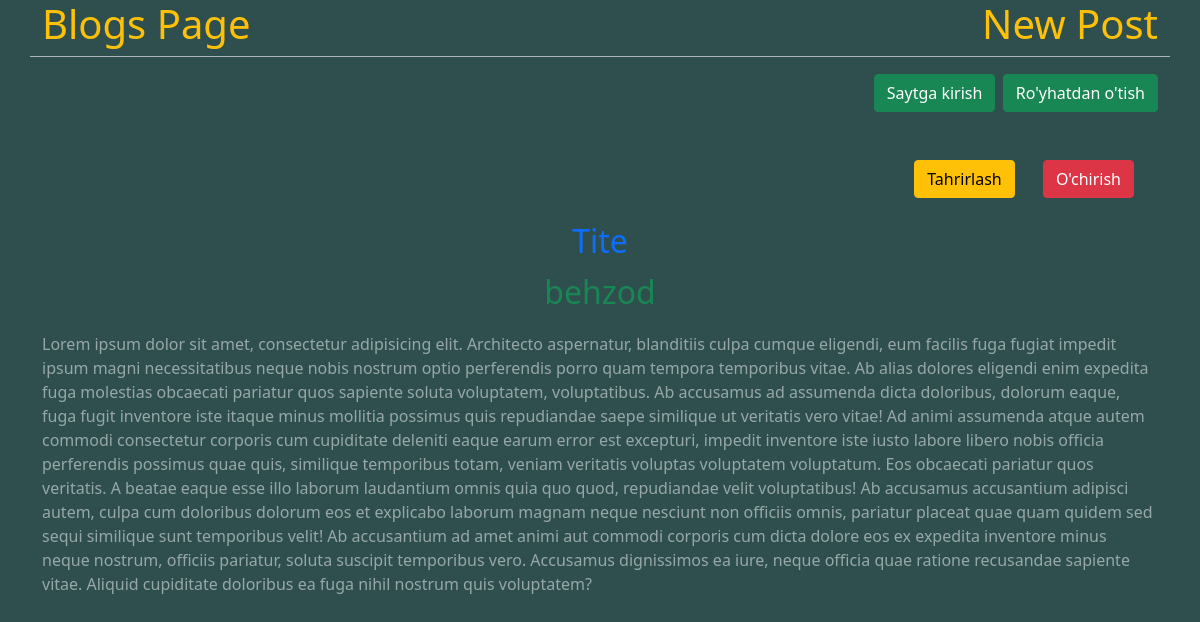
Screenshot of /post/15/ with the database file from the repository.
### blog/models.py (models this page shows, shortened)
class Post(models.Model):
    title = models.CharField(max_length=200)
    author = models.ForeignKey(
        'auth.User',
        on_delete=models.CASCADE
    )
    body = models.TextField()

### blog/views.py (the view)
# urls.py: path('post/<int:pk>/', BlogDetailView.as_view(), name='post_detail'),
class BlogDetailView(DetailView):
    model = Post
    template_name = 'post_detail.html'

### templates/post_detail.html
{% extends 'base.html' %}
{% block content %}
    <div class="container">
        <div class="edit_post text-end">
            <a href="{% url 'post_edit' post.pk %}" class="btn btn-warning "> Tahrirlash</a>
            <a href="{% url 'post_delete' post.pk %}" class="btn btn-danger m-4"> O'chirish</a>
        </div>
        <div class="row">
            <h2 class="text-center"><a href="" class="text-primary">{{ post.title }}</a></h2>
            <p class="text-center fs-2 p-0 author mb-3"><span class=" text-success">{{ post.author }}</span></p>
            <p class="text-white-50">{{ post.body }}</p>
        </div>
    </div>
{% endblock content %}

### templates/base.html (shortened to what this page needs)
{% load static %}
<!DOCTYPE html>
<html lang="en">
<head>
    <link rel="stylesheet" type="text/css" href="{% static 'home/css/bootstrap.css' %}">
    <link rel="stylesheet" href="{% static 'style/base.css' %}">
</head>
<body>
<div class="header">
    <div class="container">
        <div class="row ">
            <div class="navbar_content d-flex justify-content-between align-items-center">
                <h1>
                    <a href="{% url 'home' %}" class="text-decoration-none text-warning ">Blogs Page</a>
                </h1>
                <h1>
                    <a href="{% url 'post_new' %}" class="text-decoration-none text-warning">New Post</a>
                </h1>
            </div>
            <hr>
            <div class="d-flex justify-content-end align-items-center mb-3">
                {% if user.is_authenticated %}
                    <h3 class="mt-2 mx-3">Xush kelibsiz <span class="badge bg-success">{{ user.username }}</span></h3>
                    <h3 class="mt-2">
                        <a class="btn btn-danger" href="{% url 'logout' %} ">Chiqib ketish</a>
                    </h3>
                {% else %}
                    <h3>
                        <a class="btn btn-success" href="{% url 'login' %} ">Saytga kirish</a>
                        <a class="btn btn-success" href="{% url 'signup' %} ">Ro'yhatdan o'tish</a>
                    </h3>
                {% endif %}
            </div>
        </div>
    </div>
</div>
<div class="blog-page">
    {% block content %}
    {% endblock content %}
</div>
</body>
</html>

### static/style/base.css (style rules this page uses)
* { box-sizing: border-box; }
* a { text-decoration: none !important; }
* body { background-color: darkslategray !important; }
* body .header h1 a { transition: linear 0.4s; font-size: 2.5rem; }
* body .header hr { color: white; padding: 1px 0 0 0; opacity: 0.6; }

### rows the page displays
Post: title "Tite", author "behzod", body "Lorem ipsum dolor sit amet, consectetur adipisicing elit. Architecto aspernatur, blanditiis culpa cumque eligendi, eum facilis fuga fugiat impedit ipsum magni necessitatibus neque nobis nostrum optio perferendis porro quam tempora temporibus vitae. Ab alias dolores eligendi enim expedita fuga molestias obcaecati pariatur quos sapiente soluta voluptatem, voluptatibus. Ab accusamus ad assumenda dicta doloribus, dolorum eaque, fuga fugit inventore iste itaque minus mollitia possimus quis repudiandae saepe similique ut veritatis vero vitae! Ad animi assumenda atque autem commodi consectetur corporis cum cupiditate deleniti eaque earum error est excepturi, impedit inventore iste iusto labore…"
